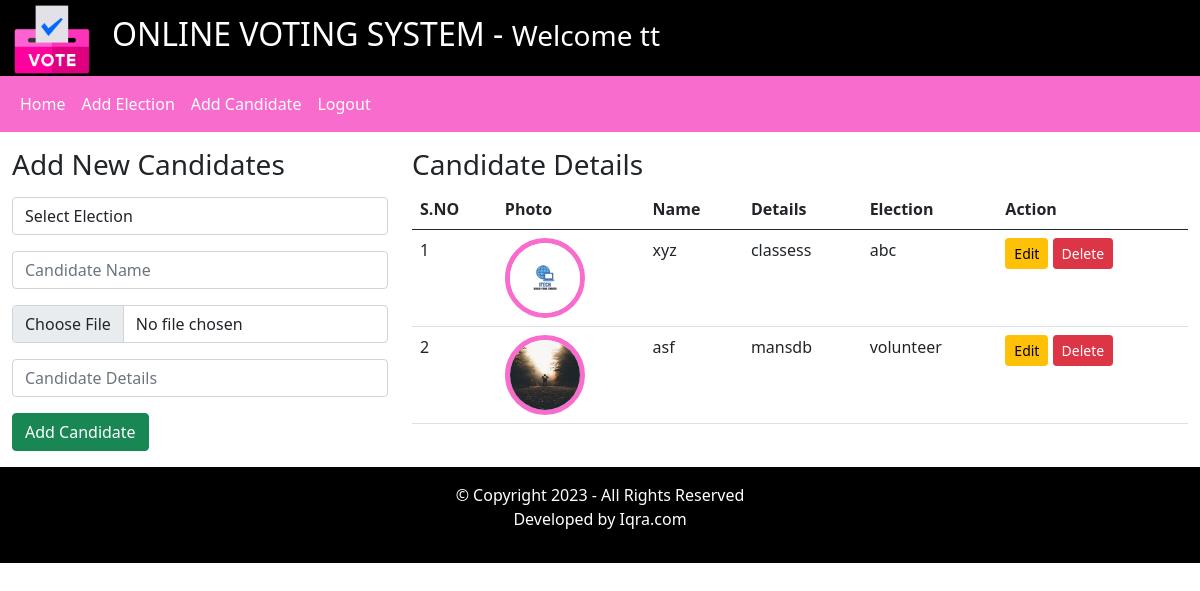
/voting_project/index.php?addcandidatepage=1 (signed in), run on the app's committed database.
### tables this page shows
CREATE TABLE `candidate_details` (
  `id` int(11) NOT NULL,
  `election_id` int(11) DEFAULT NULL,
  `candidate_name` varchar(255) NOT NULL,
  `candidate_details` text DEFAULT NULL,
  `candidate_photo` text DEFAULT NULL,
  `inserted_by` varchar(255) DEFAULT NULL,
  `inserted_on` date DEFAULT NULL
);

CREATE TABLE `elections` (
  `id` int(11) NOT NULL,
  `election_topic` varchar(255) DEFAULT NULL,
  `no_of_candidates` int(11) DEFAULT NULL,
  `starting_date` date DEFAULT NULL,
  `ending_date` date DEFAULT NULL,
  `status` varchar(255) NOT NULL,
  `inserted_by` varchar(255) NOT NULL,
  `insertd_on` date NOT NULL
);

### voting_project/voters/add_candidate.php (the view, shortened to what this page needs)
<link rel="stylesheet" href="style.css">
<div class="row">
    <div class="col-4 my-3">
        <h3>Add New Candidates</h3>
        <form method="POST" enctype="multipart/form-data">
            <div class="form-group my-3">
                <select class="form-control" name="election_id" required>
                    <option value="">Select Election</option>
                </select>
            </div>
            <div class="form-group my-3">
                <input type="text" name="candidate_name" placeholder="Candidate Name" class="form-control" required/>
            </div>
            <div class="form-group my-3">
                <input type="file" name="candidate_photo" class="form-control" required/>
            </div>
            <div class="form-group my-3">
                <input type="text" name="candidate_details" placeholder="Candidate Details" class="form-control" required/>
            </div>
            <input type="submit" value="Add Candidate" name="addcandidatebtn" class="btn btn-success">
        </form>
    </div>
   <div class="col-8 my-3">
    <h3>Candidate Details</h3>
    <table class="table">
  <thead>
    <tr>
      <th scope="col">S.NO</th>
      <th scope="col">Photo</th>
      <th scope="col">Name</th>
      <th scope="col">Details</th>
      <th scope="col">Election</th>
      <th scope="col">Action</th>
    </tr>
  </thead>
  <tbody>
    <?php
    $fetching_data = mysqli_query($conn, "SELECT * FROM candidate_details") or die(mysqli_error($conn));
    $ifcandidateadded = mysqli_num_rows($fetching_data);
        if($ifcandidateadded > 0){
                $sno=1;
            while($row= mysqli_fetch_assoc($fetching_data)){
                $election_id= $row['election_id'];
                $fetchingelectionname = mysqli_query($conn, "SELECT * FROM elections WHERE id = '$election_id'");
                $execufetchingname = mysqli_fetch_assoc($fetchingelectionname);
                $election_name = $execufetchingname['election_topic'];
                $candidate_photo= $row['candidate_photo'];
                ?>
            <tr>
                <td><?php echo $sno++; ?></td>
                <td><img src="<?php echo $candidate_photo; ?>" class="candidate_photo"></td>
                <td><?php echo $row['candidate_name']; ?></td>
                <td><?php echo $row['candidate_details']; ?></td>
                <td><?php echo $election_name; ?></td>
               <td>
                <a href="#" class="btn btn-sm btn-warning">Edit</a>
                <a href="#" class="btn btn-sm btn-danger">Delete</a>
               </td>
            </tr>
<?php
}
    }else{
?>
        <tr>
            <td colspan= "7"> No any candidate is added yet.</td>
        </tr>
<?php
    }
?>
  </tbody>
</table>
   </div>
</div>

### voting_project/style.css (style rules this page uses)
.candidate_photo { width: 80px; height: 80px; border: 5px solid rgb(247, 108, 205); border-radius: 100%; }

### data on the page
candidate_details: candidate_photo (picture), candidate_name "xyz", candidate_details "classess", election.election_topic "abc"
candidate_details: candidate_photo (picture), candidate_name "asf", candidate_details "mansdb", election.election_topic "volunteer"

### other printed values
$_SESSION['username'] "tt"
